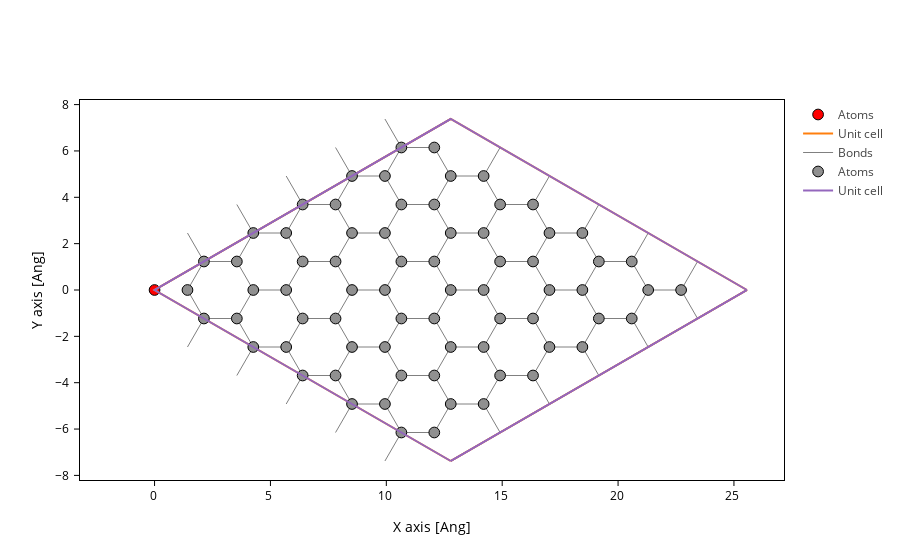

Notebook code cell kept with this figure:
### Markdown cell above
Removing an atom can be done with `Geometry.remove`. The routine takes an index, or a list of indices of the atoms to be removed. For instance removing the first atom will result in the following geometry (red atom is the removed atom)

### Code cell
coord = graphene.sub(0)
coord.plot(axes="xy", atoms_style={"color": "red"}).merge(
    graphene.remove(0).plot(axes="xy")
)

### Figure 1 — Plotly figure (JSON) as saved in the notebook; plotly's stock layout.template omitted (floating-point values rounded to 4 significant figures; data arrays with more than 128 entries replaced by an {"elided": "..."} marker saying what was removed)
{"data": [{"marker": {"color": "red", "line": {"color": "black", "width": 1}, "opacity": 1.0, "size": 10.72}, "meta": {"i_plot": 0}, "mode": "markers", "name": "Atoms", "opacity": 1, "type": "scatter", "x": [0.0], "y": [0.0]}, {"meta": {"i_plot": 0}, "mode": "lines", "name": "Unit cell", "type": "scatter", "x": [0.0, 12.78, 25.56, 25.56, 12.78, 12.78, NaN, 12.78, 0.0, 0.0, 12.78, 12.78, 0.0, NaN, 25.56, 12.78, NaN, 25.56, 12.78], "y": [0.0, 7.379, 0.0, 0.0, 7.379, 7.379, NaN, 7.379, 0.0, 0.0, -7.379, -7.379, 0.0, NaN, 0.0, -7.379, NaN, 0.0, -7.379]}, {"line": {"color": "gray", "width": 1.0}, "meta": {"i_plot": 1}, "mode": "lines", "name": "Bonds", "opacity": 1.0, "type": "scatter", "x": {"elided": "2415 float values"}, "y": {"elided": "2415 float values"}}, {"marker": {"color": "#909090", "line": {"color": "black", "width": 1}, "opacity": 1.0, "size": 10.72}, "meta": {"i_plot": 1}, "mode": "markers", "name": "Atoms", "opacity": 1, "type": "scatter", "x": [1.42, 2.13, 3.55, 4.26, 5.68, 6.39, 7.81, 8.52, 9.94, 10.65, 12.07, 2.13, 3.55, 4.26, 5.68, 6.39, 7.81, 8.52, 9.94, 10.65, 12.07, 12.78, 14.2, 4.26, 5.68, 6.39, 7.81, 8.52, 9.94, 10.65, 12.07, 12.78, 14.2, 14.91, 16.33, 6.39, 7.81, 8.52, 9.94, 10.65, 12.07, 12.78, 14.2, 14.91, 16.33, 17.04, 18.46, 8.52, 9.94, 10.65, 12.07, 12.78, 14.2, 14.91, 16.33, 17.04, 18.46, 19.17, 20.59, 10.65, 12.07, 12.78, 14.2, 14.91, 16.33, 17.04, 18.46, 19.17, 20.59, 21.3, 22.72], "y": [0.0, -1.23, -1.23, -2.46, -2.46, -3.689, -3.689, -4.919, -4.919, -6.149, -6.149, 1.23, 1.23, 0.0, 0.0, -1.23, -1.23, -2.46, -2.46, -3.689, -3.689, -4.919, -4.919, 2.46, 2.46, 1.23, 1.23, 0.0, 0.0, -1.23, -1.23, -2.46, -2.46, -3.689, -3.689, 3.689, 3.689, 2.46, 2.46, 1.23, 1.23, 0.0, 0.0, -1.23, -1.23, -2.46, -2.46, 4.919, 4.919, 3.689, 3.689, 2.46, 2.46, 1.23, 1.23, 0.0, 0.0, -1.23, -1.23, 6.149, 6.149, 4.919, 4.919, 3.689, 3.689, 2.46, 2.46, 1.23, 1.23, 0.0, 0.0]}, {"meta": {"i_plot": 1}, "mode": "lines", "name": "Unit cell", "type": "scatter", "x": [0.0, 12.78, 25.56, 25.56, 12.78, 12.78, NaN, 12.78, 0.0, 0.0, 12.78, 12.78, 0.0, NaN, 25.56, 12.78, NaN, 25.56, 12.78], "y": [0.0, 7.379, 0.0, 0.0, 7.379, 7.379, NaN, 7.379, 0.0, 0.0, -7.379, -7.379, 0.0, NaN, 0.0, -7.379, NaN, 0.0, -7.379]}], "layout": {"scene": {"aspectmode": "data", "xaxis": {"title": {"text": "X axis [Ang]"}}, "yaxis": {"title": {"text": "Y axis [Ang]"}}}, "xaxis": {"scaleanchor": "y", "scaleratio": 1, "title": {"text": "X axis [Ang]"}}, "yaxis": {"title": {"text": "Y axis [Ang]"}}}}
